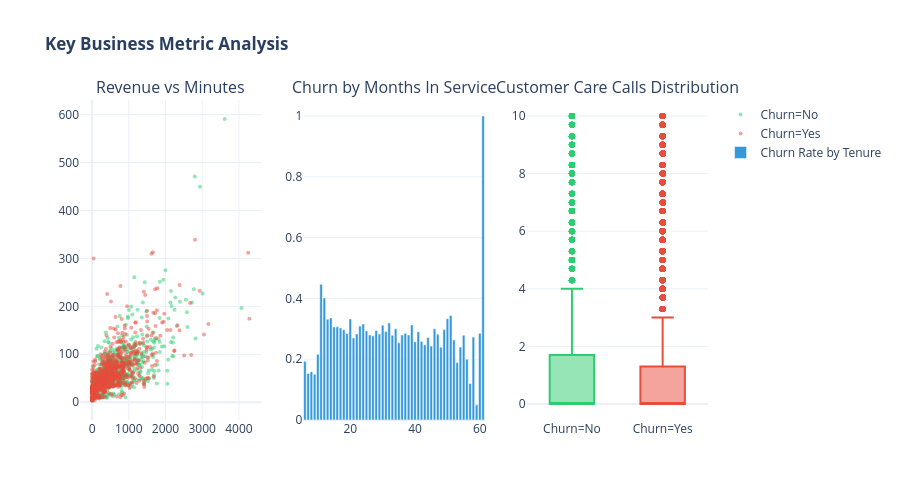

Notebook code for this chart:
### Code cell
# ============================================================
# CELL 8: ADVANCED EDA — RETENTION CALLS ANALYSIS
# ============================================================
fig = make_subplots(rows=1, cols=3,
    subplot_titles=('Revenue vs Minutes', 
                    'Churn by Months In Service',
                    'Customer Care Calls Distribution'))

for churn_val, color in [('No', '#2ecc71'), ('Yes', '#e74c3c')]:
    subset = df[df['Churn'] == churn_val].sample(1000, random_state=42)
    fig.add_trace(go.Scatter(
        x=subset['MonthlyMinutes'], y=subset['MonthlyRevenue'],
        mode='markers', name=f'Churn={churn_val}',
        marker=dict(color=color, opacity=0.5, size=4),
        showlegend=True
    ), row=1, col=1)

months_churn = df.groupby('MonthsInService')['Churn'].apply(lambda x: (x=='Yes').mean()).reset_index()
fig.add_trace(go.Bar(
    x=months_churn['MonthsInService'], y=months_churn['Churn'],
    marker_color='#3498db', name='Churn Rate by Tenure'
), row=1, col=2)

for churn_val, color in [('No', '#2ecc71'), ('Yes', '#e74c3c')]:
    data = df[df['Churn'] == churn_val]['CustomerCareCalls'].clip(0, 10)
    fig.add_trace(go.Box(
        y=data, name=f'Churn={churn_val}',
        marker_color=color, showlegend=False
    ), row=1, col=3)

fig.update_layout(
    title='<b>Key Business Metric Analysis</b>',
    height=500, template='plotly_white'
)
fig.show()

### Figure 1 — Plotly figure (JSON) as saved in the notebook; plotly's stock layout.template omitted (floating-point values rounded to 4 significant figures; data arrays with more than 128 entries replaced by an {"elided": "..."} marker saying what was removed)
{"data": [{"marker": {"color": "#2ecc71", "opacity": 0.5, "size": 4}, "mode": "markers", "name": "Churn=No", "showlegend": true, "type": "scatter", "x": {"elided": "1000 float values"}, "xaxis": "x", "y": {"elided": "1000 float values"}, "yaxis": "y"}, {"marker": {"color": "#e74c3c", "opacity": 0.5, "size": 4}, "mode": "markers", "name": "Churn=Yes", "showlegend": true, "type": "scatter", "x": {"elided": "1000 float values"}, "xaxis": "x", "y": {"elided": "1000 float values"}, "yaxis": "y"}, {"marker": {"color": "#3498db"}, "name": "Churn Rate by Tenure", "type": "bar", "x": [6, 7, 8, 9, 10, 11, 12, 13, 14, 15, 16, 17, 18, 19, 20, 21, 22, 23, 24, 25, 26, 27, 28, 29, 30, 31, 32, 33, 34, 35, 36, 37, 38, 39, 40, 41, 42, 43, 44, 45, 46, 47, 48, 49, 50, 51, 52, 53, 54, 55, 56, 57, 58, 59, 60, 61], "xaxis": "x2", "y": [0.193, 0.1531, 0.159, 0.1506, 0.2159, 0.4462, 0.4015, 0.3314, 0.3357, 0.3063, 0.3065, 0.303, 0.2969, 0.2844, 0.3326, 0.2698, 0.2829, 0.3088, 0.316, 0.293, 0.2798, 0.277, 0.2942, 0.2825, 0.3114, 0.2908, 0.3192, 0.2789, 0.3002, 0.254, 0.28, 0.2854, 0.2797, 0.3125, 0.2571, 0.2905, 0.2583, 0.2471, 0.2714, 0.2431, 0.3, 0.2823, 0.2393, 0.2973, 0.3333, 0.3438, 0.2632, 0.1889, 0.24, 0.2791, 0.2, 0.12, 0.2727, 0.05, 0.2857, 1.0], "yaxis": "y2"}, {"marker": {"color": "#2ecc71"}, "name": "Churn=No", "showlegend": false, "type": "box", "xaxis": "x3", "y": {"elided": "36336 float values"}, "yaxis": "y3"}, {"marker": {"color": "#e74c3c"}, "name": "Churn=Yes", "showlegend": false, "type": "box", "xaxis": "x3", "y": {"elided": "14711 float values"}, "yaxis": "y3"}], "layout": {"annotations": [{"font": {"size": 16}, "showarrow": false, "text": "Revenue vs Minutes", "x": 0.1444, "xanchor": "center", "xref": "paper", "y": 1.0, "yanchor": "bottom", "yref": "paper"}, {"font": {"size": 16}, "showarrow": false, "text": "Churn by Months In Service", "x": 0.5, "xanchor": "center", "xref": "paper", "y": 1.0, "yanchor": "bottom", "yref": "paper"}, {"font": {"size": 16}, "showarrow": false, "text": "Customer Care Calls Distribution", "x": 0.8556, "xanchor": "center", "xref": "paper", "y": 1.0, "yanchor": "bottom", "yref": "paper"}], "height": 500, "title": {"text": "<b>Key Business Metric Analysis</b>"}, "xaxis": {"anchor": "y", "domain": [0.0, 0.2889]}, "xaxis2": {"anchor": "y2", "domain": [0.3556, 0.6444]}, "xaxis3": {"anchor": "y3", "domain": [0.7111, 1.0]}, "yaxis": {"anchor": "x", "domain": [0.0, 1.0]}, "yaxis2": {"anchor": "x2", "domain": [0.0, 1.0]}, "yaxis3": {"anchor": "x3", "domain": [0.0, 1.0]}}}
